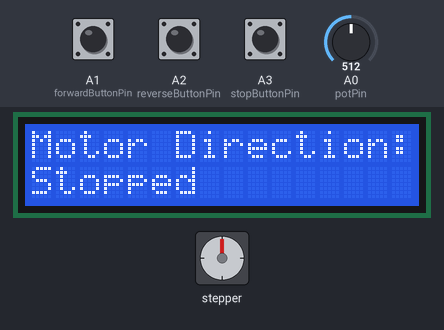
This sketch was run on a simulated Arduino Uno, built with avr-gcc and run on an emulated ATmega328P. On the bench: 16×2 character LCD, stepper motor. The inputs (shaded band) are chosen by the test bench; at power-on: A1 (forwardButtonPin) HIGH, A2 (reverseButtonPin) HIGH, A3 (stopButtonPin) HIGH, A0 (potPin) = 512. Stepper angles assume 2048 steps per turn.

Above: at 3.3 s.
3.4 s: A1 (forwardButtonPin) pulled LOW for 0.15 s
At 4.2 s:
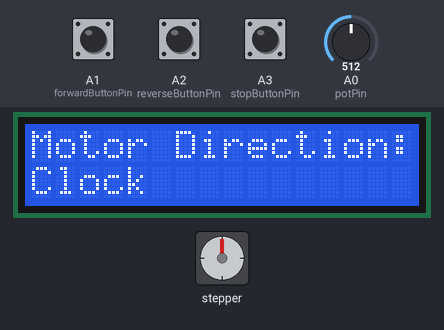
6.5 s: A2 (reverseButtonPin) pulled LOW for 0.15 s
At 6.9 s:
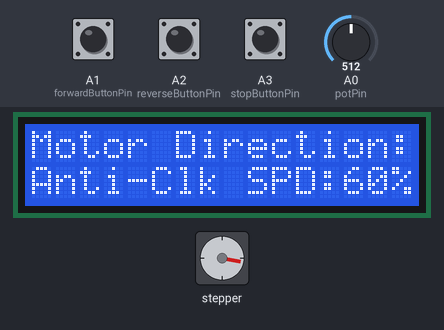
9.6 s: A3 (stopButtonPin) pulled LOW for 0.15 s
At 10.8 s:
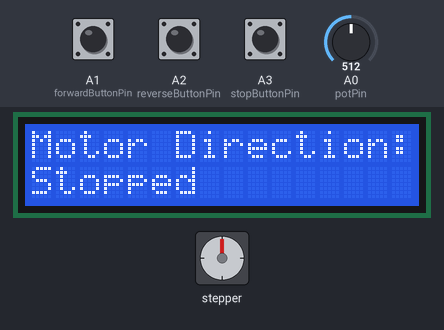
11.2 s: A2 (reverseButtonPin) pulled LOW for 1 s
At 11.45 s:
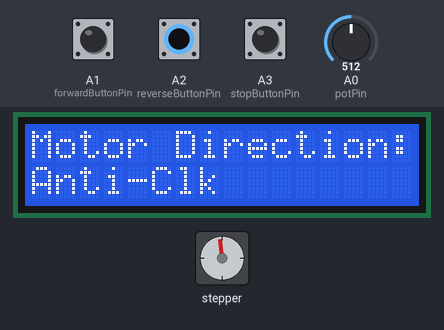
13.7 s: A0 (potPin) set to 122
At 14.56 s:
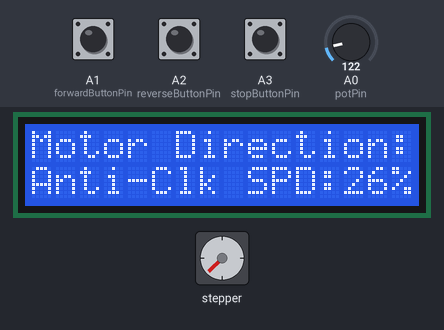
15.5 s: A1 (forwardButtonPin) pulled LOW for 1 s
At 16.0 s:
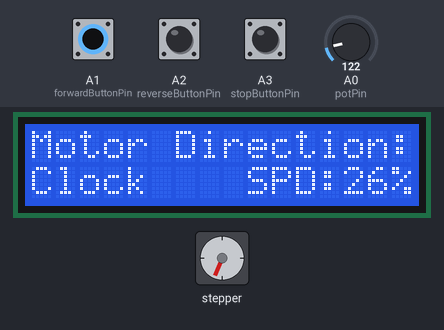
Timing chart, 0 to 30.3 s (numbered marks = the images above; inputs shaded):
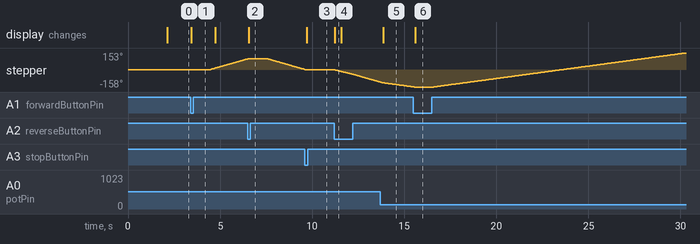

The sketch:

stepper_motor.ino
```cpp
/*
Interfacing Stepper Motor 28BYJ-48 with Arduino UNO using L293D motor Driver shield
by www.playwithcircuit.com
*/

#include <AFMotor.h>            // Library to run Stepper Motor Using Motor Driver Shield
#include <LiquidCrystal_I2C.h>  // Library to Run I2C LCD

LiquidCrystal_I2C lcd(0x27, 16, 2);  // Format -> (Address,Columns,Rows )

// Create the stepper motor object connected to M3 and M4
AF_Stepper motor(2048, 2);  // 2048 steps per rotation for 28BYJ-48, connected to motor ports 3 and 4

// Define button pins
const int forwardButtonPin = A1;
const int reverseButtonPin = A2;
const int stopButtonPin    = A3;

// Define potentiometer pin
const int potPin = A0;

// Variables to store motor state and direction
bool motorRunning = false;
int motorDirection = BACKWARD;  // FORWARD or BACKWARD

// Read the potentiometer value
int potValue;
int motorSpeed;

// Variable to store button states
bool forwardButtonState;
bool stopButtonState;
bool reverseButtonState;

// Inline function to check if button is pressed packed with debouncing logic
inline bool chkButtonState(int pinNum, int checkState, int debounceDelay) {
  if (((digitalRead(pinNum) == checkState) ? true : false) == true) {
    delay(debounceDelay);
    return (((digitalRead(pinNum) == checkState) ? (true) : (false)) == true);
  } else {
    return false;
  }
}

void setup() {
  // initialize the lcd
  lcd.init();
  // Turn on the Backlight
  lcd.backlight();
  // Clear the display buffer
  lcd.clear();

  // Set cursor (Column, Row)
  lcd.setCursor(0, 0);
  lcd.print("Stepper Motor");
  lcd.setCursor(0, 1);
  lcd.print("using Shield");

  // Set button pins as inputs
  pinMode(forwardButtonPin, INPUT_PULLUP);
  pinMode(stopButtonPin, INPUT_PULLUP);
  pinMode(reverseButtonPin, INPUT_PULLUP);

  // Start with motor off
  motor.setSpeed(0);
  motor.release();  // Stop the motor

  delay(2000);

  // Clear the display buffer
  lcd.clear();
  // Set cursor (Column, Row)
  lcd.setCursor(0, 0);
  lcd.print("Motor Direction:");
  lcd.setCursor(0, 1);
  lcd.print("Stopped   ");
}

void loop() {
  // Read the potentiometer value for changing speed as per Analog input
  potValue = analogRead(potPin);
  motorSpeed = map(potValue, 0, 1023, 3, 15);

  // Read the button states
  forwardButtonState = chkButtonState(forwardButtonPin, LOW, 20);
  reverseButtonState = chkButtonState(reverseButtonPin, LOW, 20);
  stopButtonState    = chkButtonState(stopButtonPin,    LOW, 20);


  // check for Forward run
  if (forwardButtonState && (!motorRunning || motorDirection == BACKWARD)) {
    // Set cursor (Column, Row)
    lcd.setCursor(0, 1);
    lcd.print("Clock   ");
    if (motorDirection == BACKWARD) {
      motor.setSpeed(0);
      motor.release();  // Stop the motor
      delay(1000);
    }
    motorRunning = true;
    motorDirection = FORWARD;
    motor.setSpeed(motorSpeed);
    motor.step(32, FORWARD, SINGLE);  // Move one step forward
  }
  // check for Reverse run
  else if (reverseButtonState && (!motorRunning || motorDirection == FORWARD)) {
    // Set cursor (Column, Row)
    lcd.setCursor(0, 1);
    lcd.print("Anti-Clk");
    if (motorDirection == FORWARD) {
      motor.setSpeed(0);
      motor.release();  // Stop the motor
      delay(1000);
    }
    motorRunning = true;
    motorDirection = BACKWARD;
    motor.setSpeed(motorSpeed);
    motor.step(32, BACKWARD, SINGLE);  // Move one step backward
  }
  // Stop motor
  else if (stopButtonState && motorRunning) {
    // Set cursor (Column, Row)
    lcd.setCursor(0, 1);
    lcd.print("Stopped         ");
    motorRunning = false;
    motor.setSpeed(0);
    motor.release();  // Stop the motor
  } else if (motorRunning) {
    if (motorDirection == FORWARD) {
      motor.step(32, FORWARD, SINGLE);  // Continue moving forward
    } else {
      motor.step(32, BACKWARD, SINGLE);  // Continue moving backward
    }
    motor.setSpeed(motorSpeed);
    // Set cursor (Column, Row)
    lcd.setCursor(9, 1);
    lcd.print("SPD:");
    lcd.print(((motorSpeed * 100) / 15));
    lcd.print("%  ");
  }
}
```

Measured:
- after the input at 3.4 s, stepper: keeps turning clockwise at about 49°/s, starting after 1.0 s; the display: changes at once (image 1)
- after the input at 6.5 s, the display: changes after 0.07 s (image 2)
- after the input at 9.6 s, stepper: goes on until 9.6 s, then stays 0°; the display: changes after 0.11 s (image 3)
- after the input at 11.2 s, stepper: keeps turning counter-clockwise at about 46°/s, starting at once; the display: changes at once (image 4)
- after the input at 13.7 s, the display: changes after 0.16 s (image 5)
- after the input at 15.5 s, the display: changes after 0.09 s (image 6)
